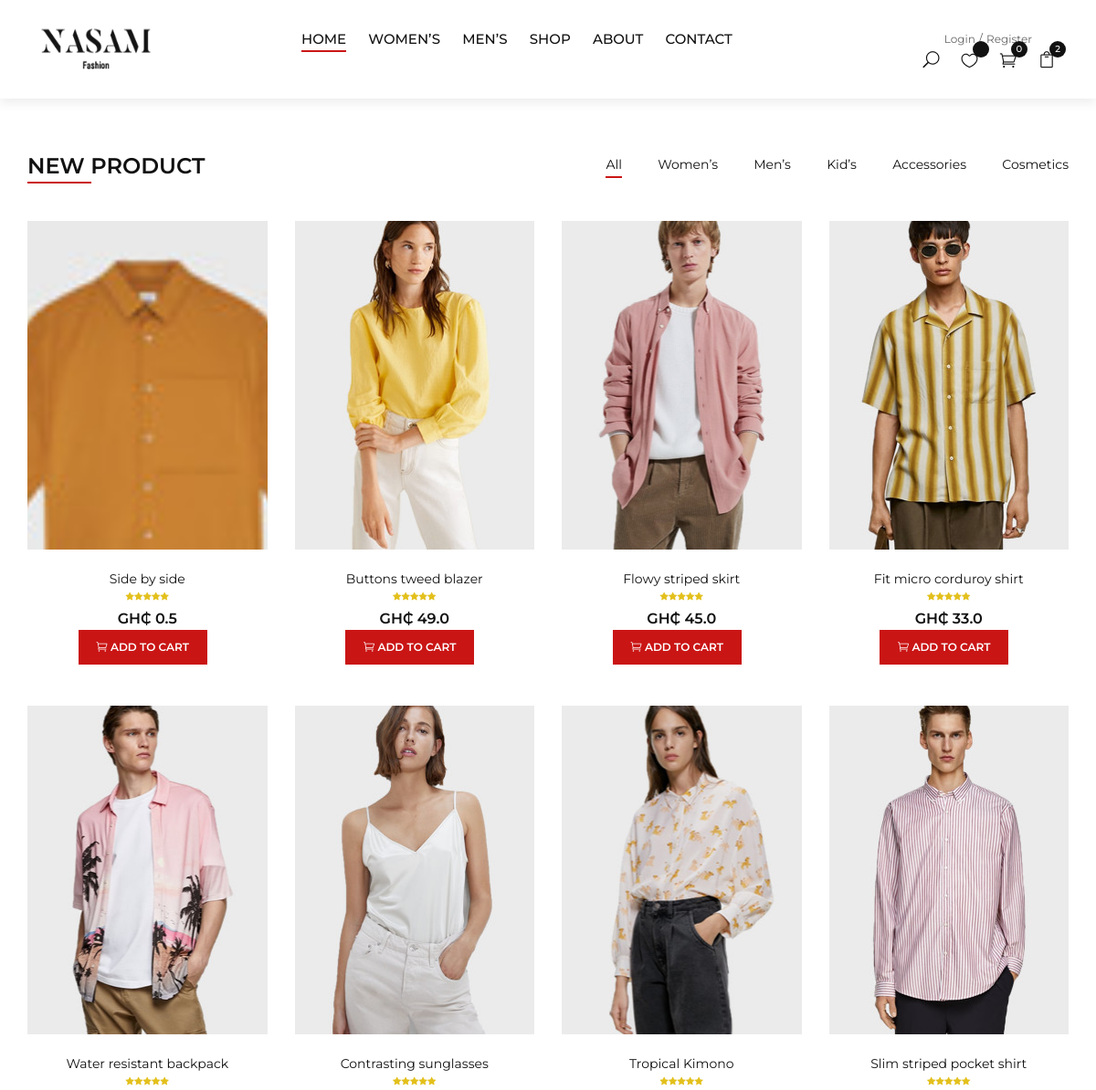
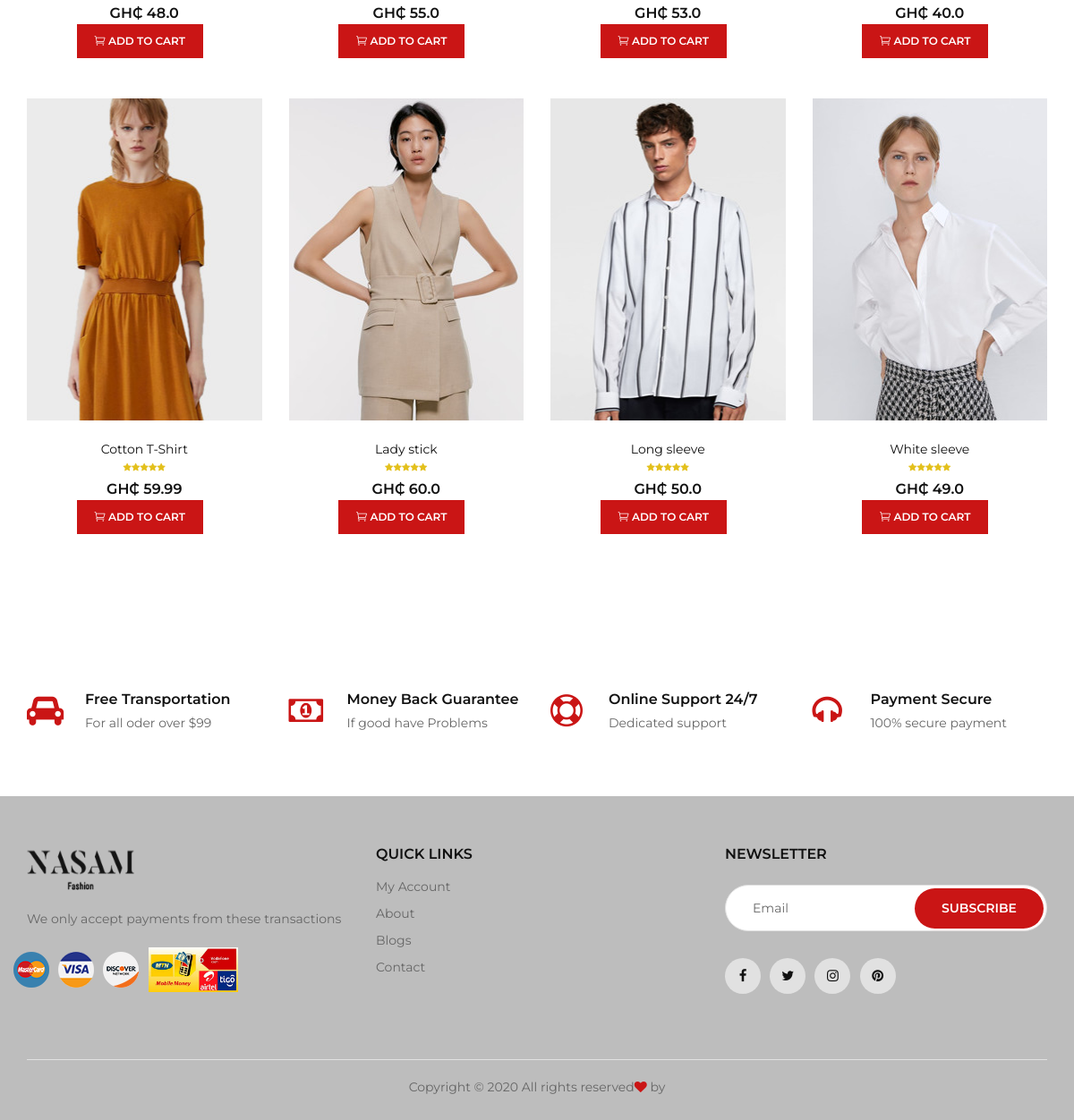
The page / on the database its author committed (2 pictures, top to bottom).
### fashionapp/models.py (models this page shows, shortened)
class Product(models.Model):
    mainimage = models.ImageField(upload_to='products/', blank=True)
    name = models.CharField(max_length=300)
    slug = models.SlugField()
    category = models.ForeignKey(Category, on_delete=models.CASCADE)
    preview_text = models.TextField(max_length=200, verbose_name='Preview Text')
    detail_text = models.TextField(max_length=1000, verbose_name='Detail Text')
    price = models.FloatField()
    size = models.CharField(max_length=5, choices=SIZE_CHOICE)
    color = models.CharField(max_length=15, choices=COLOR_CHOICE)
    label = models.CharField(max_length=40, null=True, blank=True)
    stock = models.PositiveIntegerField(default=1)
    quantity = models.PositiveIntegerField(default=0)
    class Meta:
        ordering = ["-id"]

### fashionapp/views.py (the view)
# urls.py: 2. Add a URL to urlpatterns:  path('', Home.as_view(), name='home')
class Home(ListView):
    model = Product
    template_name = 'index.html'

### fashionapp/models.py (called while the page is built)
    def __str__(self):
        return self.title

### fashionapp/templates/index.html (shortened to what this page needs)
{% extends 'base.html' %}
{% load static %}
{% block index %}
<section class="product spad">
    <div class="container">
        <div class="row">
            <div class="col-lg-4 col-md-4">
                <div class="section-title">
                    <h4>New product</h4>
                </div>
            </div>
            <div class="col-lg-8 col-md-8">
                <ul class="filter__controls">
                    <li class="active" data-filter="*">All</li>
                    <li data-filter=".women">Women’s</li>
                    <li data-filter=".men">Men’s</li>
                    <li data-filter=".kid">Kid’s</li>
                    <li data-filter=".accessories">Accessories</li>
                    <li data-filter=".cosmetic">Cosmetics</li>
                </ul>
            </div>
        </div>
        <div class="row property__gallery">
            {% for product in object_list %}
            <div class="col-lg-3 col-md-4 col-sm-6 mix {{ product.category }}">
                <div class="product__item">
                    <div class="product__item__pic set-bg" data-setbg="{{ product.mainimage.url }}">
                        <ul class="product__hover">
                        </ul>
                    </div>
                    <div class="product__item__text">
                        <h6><a href="#">{{ product.name }}</a></h6>
                        <div class="rating">
                            <i class="fa fa-star"></i>
                            <i class="fa fa-star"></i>
                            <i class="fa fa-star"></i>
                            <i class="fa fa-star"></i>
                            <i class="fa fa-star"></i>
                        </div>
                        <div class="product__price">GH₵ {{ product.price }} </div> {% csrf_token %}
                        <a href="" aria-disabled="true" url="cart/{{ product.slug }}" class="cart-btn" {% if product.stock >= 0 %}id="btn" {% else %} id="out" {% endif %}><span class="icon_cart_alt"></span> Add to cart<span style="display: none;">{{product.id}}</span></a>
                    </div>
                </div>
            </div>
            {% endfor %}
        </div>
    </div>
</section>
<section class="services spad">
    <div class="container">
        <div class="row">
            <div class="col-lg-3 col-md-4 col-sm-6">
                <div class="services__item">
                    <i class="fa fa-car"></i>
                    <h6>Free Transportation</h6>
                    <p>For all oder over $99</p>
                </div>
            </div>
            <div class="col-lg-3 col-md-4 col-sm-6">
                <div class="services__item">
                    <i class="fa fa-money"></i>
                    <h6>Money Back Guarantee</h6>
                    <p>If good have Problems</p>
                </div>
            </div>
            <div class="col-lg-3 col-md-4 col-sm-6">
                <div class="services__item">
                    <i class="fa fa-support"></i>
                    <h6>Online Support 24/7</h6>
                    <p>Dedicated support</p>
                </div>
            </div>
            <div class="col-lg-3 col-md-4 col-sm-6">
                <div class="services__item">
                    <i class="fa fa-headphones"></i>
                    <h6>Payment Secure</h6>
                    <p>100% secure payment</p>
                </div>
            </div>
        </div>
    </div>
</section>
{% endblock %}

### template/base.html (shortened to what this page needs)
<!DOCTYPE html>
{% load static %}
{% url 'fashionapp:index' as index %}
{% url 'fashionapp:shopcart' as shopcart %}
{% url 'fashionapp:shop' as shop %}
{% url 'fashionapp:contact' as contact %}
{% url 'fashionapp:checkout' as checkout %}
<html lang="zxx">
<head>
    <link rel="stylesheet" href="https://stackpath.bootstrapcdn.com/bootstrap/4.5.2/css/bootstrap.min.css">
    <link rel="stylesheet" href="{% static 'css/bootstrap.min.css' %}" type="text/css">
    <link rel="stylesheet" href="{% static 'css/font-awesome.min.css' %}" type="text/css">
    <link rel="stylesheet" href="{% static 'css/elegant-icons.css' %}" type="text/css">
    <link rel="stylesheet" href="{% static 'css/jquery-ui.min.css' %}" type="text/css">
    <link rel="stylesheet" href="{% static 'css/magnific-popup.css' %}" type="text/css">
    <link rel="stylesheet" href="{% static 'css/owl.carousel.min.css' %}" type="text/css">
    <link rel="stylesheet" href="{% static 'css/slicknav.min.css' %}" type="text/css">
    <link rel="stylesheet" href="{% static 'css/style.css' %}" type="text/css">
</head>
<body>
    <header class="header">
        <div class="container-fluid">
            <div class="row">
                <div class="col-xl-3 col-lg-2">
                    <div class="header__logo">
                        <a href="{% url 'fashionapp:index' %}"><img height="50px" width="120px" src="{% static 'img/nsnavlogo.png' %}" alt=""></a>
                    </div>
                </div>
                <div class="col-xl-6 col-lg-7">
                    <nav class="header__menu">
                        <ul>
                            <li class="{% if request.path == index %}active{% endif %}"><a href="{% url 'fashionapp:index' %}">Home</a></li>
                            <li class="{% if request.path == women %}active{% endif %}"><a href="#">Women’s</a></li>
                            <li class="{% if request.path == men %}active{% endif %}"><a href="#">Men’s</a></li>
                            <li class="{% if request.path == shop %}active{% endif %}"><a href="{% url 'fashionapp:shop' %}">Shop</a></li>
                            <li class="{% if request.path == checkout %}active{% endif %}"><a href="">About</a></li>
                            <li class="{% if request.path == contact %}active{% endif %}"><a href="{% url 'fashionapp:contact' %}">Contact</a></li>
                        </ul>
                    </nav>
                </div>
                <div class="col-lg-3">
                    <div class="header__right">
                        <div id="unknown" class="header__right__auth">
                            <a href="{% url 'accounts:login' %}">Login</a>
                            <a href="{% url 'accounts:register' %}">Register</a>
                        </div>
                        <ul class="header__right__widget">
                            <li><span class="icon_search search-switch"></span></li>
                            <li>
                                <a href="#"><span class="icon_heart_alt"></span>
                                    <div class="tip"></div>
                                </a>
                            </li>
                            <li>
                                <a href="{% url 'fashionapp:shopcart' %}"><span class="icon_cart_alt cart_count"></span>
                                    <div class="tip">0</div>
                                </a>
                            </li>
                            <li>
                                <a href=""><span class="icon_bag_alt"></span>
                                    <div class="tip">2</div>
                                </a>
                            </li>
                        </ul>
                    </div>
                </div>
            </div>
        </div>
    </header>
    {% block index %}
    {% endblock %}
<footer class="footer" >
    <div class="container">
        <div class="row">
            <div class="col-lg-4 col-md-6 col-sm-7">
                <div class="footer__about">
                    <div class="footer__logo">
                        <a href="{% url 'fashionapp:index' %}"><img height="50px" width="120px" src="{% static 'img/nsnavlogo.png' %}" alt=""></a>
                    </div>
                    <p>We only accept payments from these transactions</p>
                    <div class="row">
                        <div class="footer__payment">
                            <a href="#"><img src="{% static 'img/payment/payment-1.png' %}" alt=""></a>
                            <a href="#"><img src="{% static 'img/payment/payment-2.png' %}" alt=""></a>
                            <a href="#"><img src="{% static 'img/payment/payment-3.png' %}" alt=""></a>
                            <a href="#"><img width="100px" height="50px" src="{% static 'img/unnamed.jpg' %}" alt=""></a>
                        </div>
                    </div>
                </div>
            </div>
            <div class="col-lg-2 col-md-3 col-sm-5">
                <div class="footer__widget">
                    <h6>Quick links</h6>
                    <ul>
                        <li><a href="{% url 'accounts:login' %}">My Account</a></li>
                        <li><a href="#">About</a></li>
                        <li><a href="#">Blogs</a></li>
                        <li><a href="{% url 'fashionapp:contact' %}">Contact</a></li>
                    </ul>
                </div>
            </div>
            <div class="col-lg-2 col-md-3 col-sm-4">
            </div>
            <div class="col-lg-4 col-md-8 col-sm-8">
                <div class="footer__newslatter">
                    <h6>NEWSLETTER</h6>
                    <form action="#">
                        <input type="text" placeholder="Email">
                        <button type="submit" class="site-btn">Subscribe</button>
                    </form>
                    <div class="footer__social">
                        <a href="#"><i class="fa fa-facebook"></i></a>
                        <a href="#"><i class="fa fa-twitter"></i></a>
                        <a href="#"><i class="fa fa-instagram"></i></a>
                        <a href="#"><i class="fa fa-pinterest"></i></a>
                    </div>
                </div>
            </div>
        </div>
        <div class="row">
            <div class="col-lg-12">
                <div class="footer__copyright__text">
                    <p>Copyright &copy; <script>document.write(new Date().getFullYear());</script> All rights reserved<i class="fa fa-heart" aria-hidden="true"></i> by <a href="#" target="_blank"></a></p>
                </div>
            </div>
        </div>
    </div>
</footer>
</body>
</html>

### fashionapp/templates/index.html (style rules this page uses)
.cart-btn { display: inline-block; font-size: 12px; color: #ffffff; background: #ca1515; font-weight: 600; text-transform: uppercase; padding: 10px 20px 10px; margin-right: 10px; margin-bottom: 10px; }

### rows shown on the page
Product: shows a picture, name "Side by side", price "0.5"
Product: shows a picture, name "Buttons tweed blazer", price "49.0"
Product: shows a picture, name "Flowy striped skirt", price "45.0"
Product: shows a picture, name "Fit micro corduroy shirt", price "33.0"
Product: shows a picture, name "Water resistant backpack", price "48.0"
Product: shows a picture, name "Contrasting sunglasses", price "55.0"
Product: shows a picture, name "Tropical Kimono", price "53.0"
Product: shows a picture, name "Slim striped pocket shirt", price "40.0"
Product: shows a picture, name "Cotton T-Shirt", price "59.99"
Product: shows a picture, name "Lady stick", price "60.0"
Product: shows a picture, name "Long sleeve", price "50.0"
Product: shows a picture, name "White sleeve", price "49.0"
